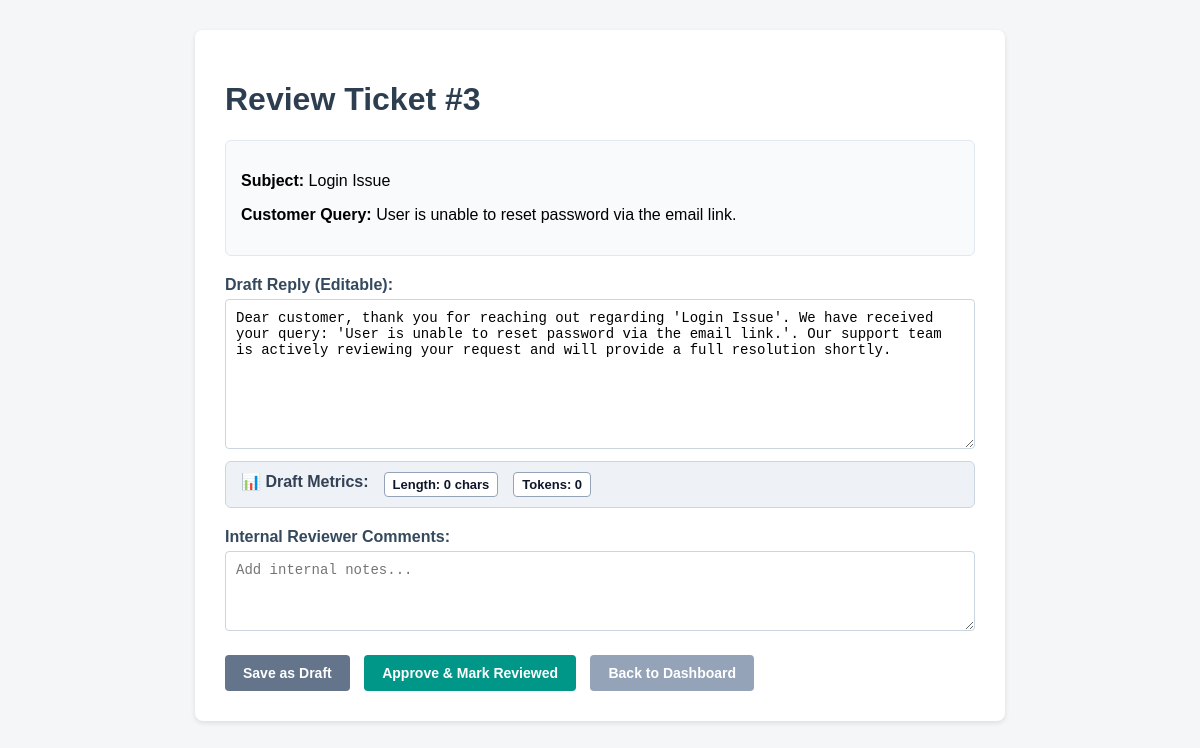
The app's page /review/3, older data.
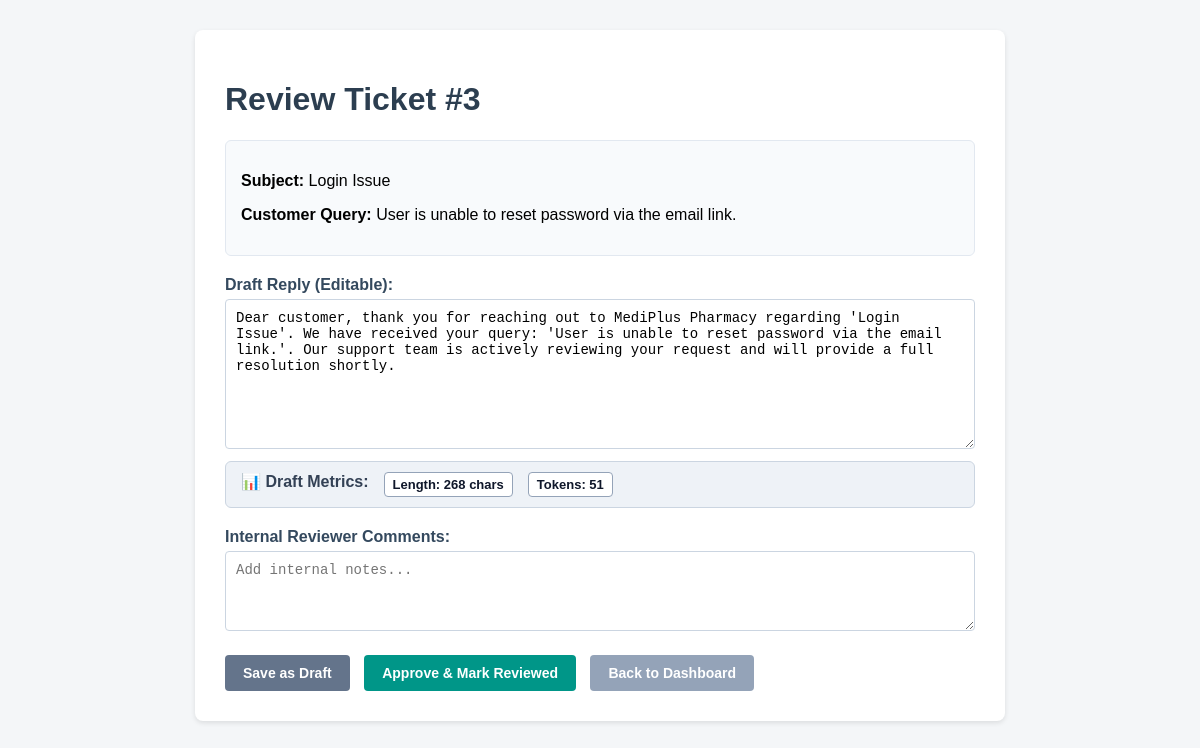
The same page, newer data.
### tables this page shows
CREATE TABLE tickets (
            id INTEGER PRIMARY KEY AUTOINCREMENT,
            subject TEXT NOT NULL,
            content TEXT NOT NULL
        , draft_reply TEXT, status TEXT DEFAULT 'Draft', comment TEXT, draft_length INTEGER DEFAULT 0, token_count INTEGER DEFAULT 0);

### app.py (the view, shortened to what this page needs)
@app.route('/review/<int:ticket_id>', methods=['GET', 'POST'])
def review_ticket(ticket_id):
    init_db()
    conn = sqlite3.connect(DB_NAME)
    cursor = conn.cursor()
    cursor.execute("SELECT id, subject, content, draft_reply, status, comment, draft_length, token_count FROM tickets WHERE id = ?", (ticket_id,))
    ticket = cursor.fetchone()
    conn.close()
    if not ticket:
        return "Ticket not found", 404
    return render_template('review.html', ticket=ticket)

### templates/review.html (shortened to what this page needs)
<!DOCTYPE html>
<html lang="en">
<head>
</head>
<body>
    <div class="container">
        <h1>Review Ticket #{{ ticket[0] }}</h1>
        <div class="ticket-info">
            <p><strong>Subject:</strong> {{ ticket[1] }}</p>
            <p><strong>Customer Query:</strong> {{ ticket[2] }}</p>
        </div>
        <form method="POST">
            <div class="form-group">
                <label for="draft_reply">Draft Reply (Editable):</label>
                <textarea name="draft_reply" id="draft_reply" oninput="updateCharCount()">{{ ticket[3] or '' }}</textarea>
                <div class="metric-box">
                    <span>📊 Draft Metrics:</span>
                    <span class="metric-pill" id="char-metric">Length: {{ ticket[6] or 0 }} chars</span>
                    <span class="metric-pill" id="tok-metric">Tokens: {{ ticket[7] or 0 }}</span>
                </div>
            </div>
            <div class="form-group">
                <label for="comment">Internal Reviewer Comments:</label>
                <textarea name="comment" style="height: 80px;" placeholder="Add internal notes...">{{ ticket[5] or '' }}</textarea>
            </div>
            <button type="submit" name="action" value="save" class="btn btn-secondary">Save as Draft</button>
            <button type="submit" name="action" value="approve" class="btn">Approve & Mark Reviewed</button>
            <a href="/" class="btn btn-secondary" style="background-color: #94a3b8;">Back to Dashboard</a>
        </form>
    </div>
</body>
</html>

### templates/review.html (style rules this page uses)
body { font-family: Arial, sans-serif; margin: 30px; background-color: #f4f6f8; }
.container { background: white; padding: 30px; border-radius: 8px; box-shadow: 0 2px 5px rgba(0,0,0,0.1); max-width: 750px; margin: auto; }
h1 { color: #2c3e50; }
.ticket-info { background: #f8fafc; padding: 15px; border-radius: 6px; margin-bottom: 20px; border: 1px solid #e2e8f0; }
.metric-box { background: #eef2f7; padding: 10px 15px; border-radius: 6px; margin-top: 8px; margin-bottom: 20px; font-weight: bold; color: #334155; border: 1px solid #cbd5e1; display: flex; gap: 15px; }
.metric-pill { background: white; padding: 4px 8px; border-radius: 4px; border: 1px solid #94a3b8; font-size: 13px; color: #0f172a; }
textarea { width: 100%; height: 150px; padding: 10px; font-size: 14px; border-radius: 4px; border: 1px solid #cbd5e1; box-sizing: border-box; }
.btn { padding: 10px 18px; background-color: #009688; color: white; border: none; border-radius: 4px; cursor: pointer; font-size: 14px; font-weight: bold; text-decoration: none; margin-right: 10px; }
.btn-secondary { background-color: #64748b; }
.form-group { margin-bottom: 20px; }
label { display: block; font-weight: bold; margin-bottom: 5px; color: #34495e; }

Row changes from the older to the newer data that the page shows:
changed tickets "Login Issue": draft_reply "…you for reaching out regarding 'Login Issue'. We…" → "…you for reaching out to MediPlus Pharmacy regarding 'Login Issue'. We…"; draft_length "0" → "268"; token_count "0" → "51"
